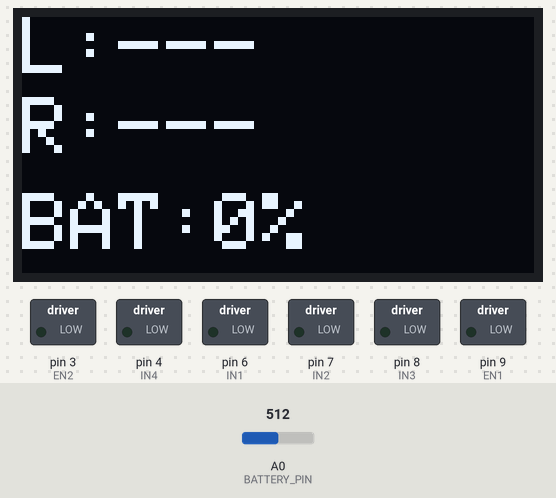
A program run on a simulated Arduino Pro Mini, built with avr-gcc and run on an emulated ATmega328P. Shown: 128×64 one-colour display, switched loads named in the program (green lamp = pin HIGH). The inputs (shaded band) are chosen by the test bench; at power-on: A0 (BATTERY_PIN) = 512.

Above: at 1.2 s.
1.3 s: A0 (BATTERY_PIN) set to 716
At 2.3 s:
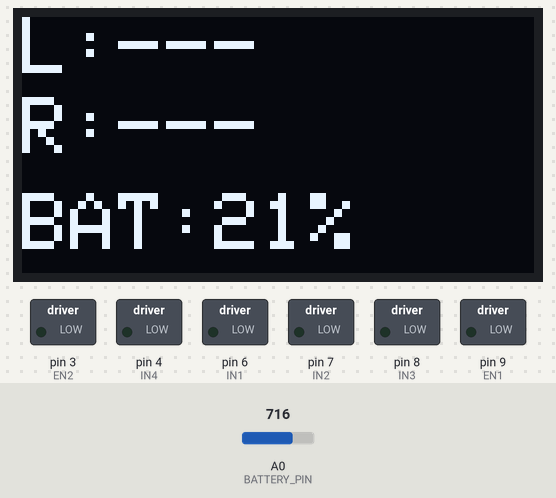
2.8 s: A0 (BATTERY_PIN) set to 900
At 3.5 s:
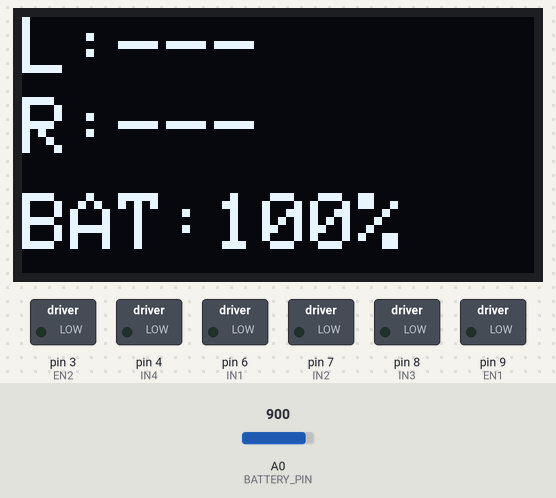
Timing chart, 0 to 5.8 s (numbered marks = the images above; inputs shaded):
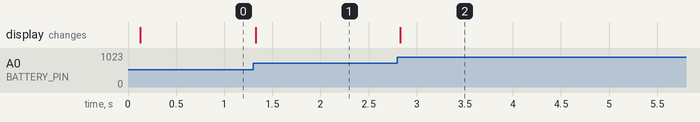

The program:

main.cpp
```cpp
#include <Arduino.h>
#include <Wire.h>
#include <Adafruit_GFX.h>
#include <Adafruit_SSD1306.h>
#include <SPI.h>

/* ---------- OLED Display ---------- */
#define SCREEN_WIDTH 128
#define SCREEN_HEIGHT 64
#define OLED_RESET -1
#define OLED_ADDRESS 0x3C
Adafruit_SSD1306 display(SCREEN_WIDTH, SCREEN_HEIGHT, &Wire, OLED_RESET);

/* ---------- Motor Driver Pins (L293D) ---------- */
#define EN1 9   // Motor 1 Enable (PWM)
#define IN1 6   // Motor 1 Direction A
#define IN2 7   // Motor 1 Direction B

#define EN2 3   // Motor 2 Enable (PWM)
#define IN3 8   // Motor 2 Direction A
#define IN4 4   // Motor 2 Direction B

/* ---------- Battery Monitoring ---------- */
#define BATTERY_PIN A0
#define BATTERY_MAX_VOLTAGE 4.2
#define BATTERY_MIN_VOLTAGE 3.3
#define VOLTAGE_DIVIDER_RATIO 1.0  // Adjust based on your voltage divider

/* ---------- SPI Pins ---------- */
#define SPI_CS 2    // Custom chip select
// Pin 10 (hardware SS) must remain INPUT for SPI slave mode
// MOSI = 11, MISO = 12, SCK = 13 (hardware SPI)

/* ---------- Communication Protocol ---------- */
#define CMD_BUFFER_SIZE 3
volatile byte spiBuffer[CMD_BUFFER_SIZE];
volatile byte spiIndex = 0;
volatile bool newCommand = false;

/* ---------- Safety Timeout ---------- */
#define TIMEOUT_MS 1000
unsigned long lastCommandTime = 0;

/* ---------- Display Update ---------- */
#define DISPLAY_UPDATE_MS 100
unsigned long lastDisplayUpdate = 0;

/* ---------- Motor Ramping ---------- */
#define RAMP_UPDATE_MS 20        // Update ramp every 20ms
#define RAMP_STEP 5             // Speed change per update (adjust for smoothness)
unsigned long lastRampUpdate = 0;

/* ---------- Current Motor State ---------- */
int currentLeftSpeed = 0;
int currentRightSpeed = 0;
int targetLeftSpeed = 0;
int targetRightSpeed = 0;
byte lastCommandId = 0;

/* ---------- Motor Control Functions ---------- */
void setMotor(int en, int in1, int in2, int speed) {
  speed = constrain(speed, -255, 255);

  if (speed > 0) {
    digitalWrite(in1, LOW);
    digitalWrite(in2, HIGH);
    analogWrite(en, speed);
  }
  else if (speed < 0) {
    digitalWrite(in1, HIGH);
    digitalWrite(in2, LOW);
    analogWrite(en, -speed);
  }
  else {
    digitalWrite(in1, LOW);
    digitalWrite(in2, LOW);
    analogWrite(en, 0);
  }
}

void setLeftMotor(int speed) {
  currentLeftSpeed = speed;
  setMotor(EN1, IN1, IN2, speed);
}

void setRightMotor(int speed) {
  currentRightSpeed = speed;
  setMotor(EN2, IN3, IN4, speed);
}

void stopMotors() {
  targetLeftSpeed = 0;
  targetRightSpeed = 0;
}

/* ---------- Motor Ramping ---------- */
void updateMotorRamping() {
  unsigned long now = millis();
  if (now - lastRampUpdate < RAMP_UPDATE_MS) return;

  lastRampUpdate = now;

  // Ramp left motor
  if (currentLeftSpeed != targetLeftSpeed) {
    int diff = targetLeftSpeed - currentLeftSpeed;
    if (abs(diff) <= RAMP_STEP) {
      currentLeftSpeed = targetLeftSpeed;
    } else {
      currentLeftSpeed += (diff > 0) ? RAMP_STEP : -RAMP_STEP;
    }
    setMotor(EN1, IN1, IN2, currentLeftSpeed);
  }

  // Ramp right motor
  if (currentRightSpeed != targetRightSpeed) {
    int diff = targetRightSpeed - currentRightSpeed;
    if (abs(diff) <= RAMP_STEP) {
      currentRightSpeed = targetRightSpeed;
    } else {
      currentRightSpeed += (diff > 0) ? RAMP_STEP : -RAMP_STEP;
    }
    setMotor(EN2, IN3, IN4, currentRightSpeed);
  }
}

/* ---------- SPI Interrupt Handler ---------- */
ISR(SPI_STC_vect) {
  byte received = SPDR;

  if (spiIndex < CMD_BUFFER_SIZE) {
    spiBuffer[spiIndex++] = received;

    if (spiIndex >= CMD_BUFFER_SIZE) {
      newCommand = true;
      spiIndex = 0;
    }
  }

  SPDR = 0; // Send dummy byte back
}

/* ---------- Process SPI Command ---------- */
void processCommand() {
  if (!newCommand) return;

  // Decode 3-byte command packet
  byte cmdId = spiBuffer[0];
  byte leftByte = spiBuffer[1];
  byte rightByte = spiBuffer[2];

  // Convert from offset encoding (128 = stop)
  int leftSpeed = (int)leftByte - 128;
  int rightSpeed = (int)rightByte - 128;

  // Scale to -255 to 255 range
  leftSpeed = map(leftSpeed, -128, 127, -255, 255);
  rightSpeed = map(rightSpeed, -128, 127, -255, 255);

  // Set target speeds (ramping will handle gradual change)
  targetLeftSpeed = leftSpeed;
  targetRightSpeed = rightSpeed;

  lastCommandId = cmdId;
  lastCommandTime = millis();
  newCommand = false;
}

/* ---------- Display Update ---------- */
void updateDisplay() {
  unsigned long now = millis();
  if (now - lastDisplayUpdate < DISPLAY_UPDATE_MS) return;

  lastDisplayUpdate = now;

  // Read battery voltage
  int adcValue = analogRead(BATTERY_PIN);
  float voltage = (adcValue / 1023.0) * 5.0 * VOLTAGE_DIVIDER_RATIO;

  // Calculate battery percentage
  int batteryPercent = map(voltage * 100, BATTERY_MIN_VOLTAGE * 100, BATTERY_MAX_VOLTAGE * 100, 0, 100);
  batteryPercent = constrain(batteryPercent, 0, 100);

  display.clearDisplay();
  display.setTextSize(2);
  display.setTextColor(SSD1306_WHITE);

  // Motor directions - Large text
  display.setCursor(0, 0);
  display.print("L:");
  if (currentLeftSpeed > 0) {
    display.println("FWD");
  } else if (currentLeftSpeed < 0) {
    display.println("REV");
  } else {
    display.println("---");
  }

  display.setCursor(0, 20);
  display.print("R:");
  if (currentRightSpeed > 0) {
    display.println("FWD");
  } else if (currentRightSpeed < 0) {
    display.println("REV");
  } else {
    display.println("---");
  }

  // Battery percentage - Large text
  display.setCursor(0, 44);
  display.print("BAT:");
  display.print(batteryPercent);
  display.println("%");

  display.display();
}

/* ---------- Safety Check ---------- */
void checkTimeout() {
  if (millis() - lastCommandTime > TIMEOUT_MS) {
    if (targetLeftSpeed != 0 || targetRightSpeed != 0) {
      stopMotors();
    }
  }
}

/* ---------- Setup ---------- */
void setup() {
  // Motor pins
  pinMode(EN1, OUTPUT);
  pinMode(EN2, OUTPUT);
  pinMode(IN1, OUTPUT);
  pinMode(IN2, OUTPUT);
  pinMode(IN3, OUTPUT);
  pinMode(IN4, OUTPUT);

  // Safe startup - motors off
  stopMotors();

  // SPI slave setup
  pinMode(MISO, OUTPUT);
  pinMode(SPI_CS, INPUT);
  pinMode(10, INPUT); // Hardware SS must be INPUT for slave mode

  SPCR |= _BV(SPE);   // Enable SPI in slave mode
  SPCR |= _BV(SPIE);  // Enable SPI interrupt

  SPI.attachInterrupt();

  // I2C and OLED
  Wire.begin();
  if (!display.begin(SSD1306_SWITCHCAPVCC, OLED_ADDRESS)) {
    // OLED init failed - continue anyway
  }

  display.clearDisplay();
  display.setTextSize(1);
  display.setTextColor(SSD1306_WHITE);
  display.setCursor(0, 0);
  display.println("ROVER READY");
  display.println("Waiting for SPI...");
  display.display();

  lastCommandTime = millis();
}

/* ---------- Main Loop ---------- */
void loop() {
  processCommand();
  updateMotorRamping();
  checkTimeout();
  updateDisplay();
}
```

Measured:
- after the input at 1.3 s, the display: changes at once (image 1)
- after the input at 2.8 s, the display: changes at once (image 2)
